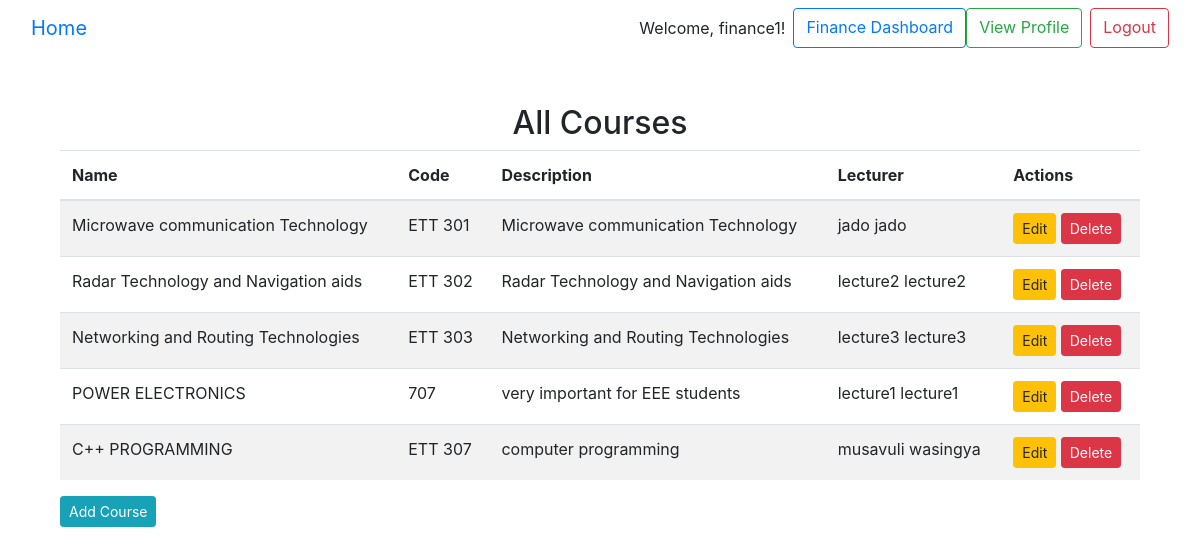
Page /courses/ (signed in) on the committed database.
### core/models.py (models this page shows, shortened)
class CustomUser(AbstractUser):
    ROLE_CHOICES = [
        ('admin', 'Admin'),
        ('hod', 'Head of Department'),
        ('lecturer', 'Lecturer'),
        ('finance', 'Finance Employee'),
        ('security', 'Security Employee'),
    ]
    is_hod = models.BooleanField(default=False)
    is_finance_employee = models.BooleanField(default=False)
    is_security_employee = models.BooleanField(default=False)
    is_lecturer = models.BooleanField(default=False)
    role = models.CharField(max_length=20, choices=ROLE_CHOICES)
    photo = models.ImageField(upload_to='user_photos/', blank=True, null=True)

### courses/models.py (models this page shows, shortened)
class Course(models.Model):
    code = models.CharField(max_length=10, unique=True, default='DEFAULT123')
    name = models.CharField(max_length=255)
    description = models.TextField()
    lecturer = models.ForeignKey(CustomUser, on_delete=models.SET_NULL, null=True, limit_choices_to={'role': 'lecturer'})
    assigned_class = models.ForeignKey(Class, on_delete=models.CASCADE, related_name='courses', null=True)
    created_by = models.ForeignKey(CustomUser, on_delete=models.SET_NULL, null=True, related_name='courses_created')
    created_at = models.DateTimeField(auto_now_add=True)

### courses/views.py (the view)
# urls.py: path('', list_courses, name='list_courses'),
@login_required
def list_courses(request):
    courses = Course.objects.all()
    return render(request, 'courses/list_courses.html', {'courses': courses})

### courses/templates/courses/list_courses.html (shortened to what this page needs)
{% extends 'base.html' %}
{% block content %}
<div class="container mt-5">
    <h2 class="text-center">All Courses</h2>
    <table class="table table-striped">
        <thead>
            <tr>
                <th>Name</th>
                <th>Code</th>
                <th>Description</th>
                <th>Lecturer</th>
                <th>Actions</th>
            </tr>
        </thead>
        <tbody>
            {% for course in courses %}
            <tr>
                <td>{{ course.name }}</td>
                <td>{{ course.code }}</td>
                <td>{{ course.description }}</td>
                <td>{{ course.lecturer.first_name }} {{ course.lecturer.last_name }}</td>
                <td>
                    <a href="{% url 'courses:update_course' course.id %}" class="btn btn-warning btn-sm">Edit</a>
                    <a href="{% url 'courses:delete_course' course.id %}" class="btn btn-danger btn-sm" onclick="return confirm('Are you sure you want to delete this course?');">Delete</a>
                </td>
            </tr>
            {% endfor %}
        </tbody>
    </table>
    <a href="{% url 'courses:create_course' %}" class="btn btn-info btn-sm">Add Course</a>
</div>
{% endblock %}

### core/templates/base.html (shortened to what this page needs)
<!DOCTYPE html>
<html lang="en">
<head>
    <link href="https://maxcdn.bootstrapcdn.com/bootstrap/4.5.2/css/bootstrap.min.css" rel="stylesheet">
</head>
<body>
    <nav class="navbar navbar-expand-lg bg-body-tertiary">
        <div class="container-fluid">
            <a class="navbar-brand" href="{% url 'core:home' %}">Home</a>
          <form class="d-flex" role="search">
            {% if user.is_authenticated %}
                <span class="navbar-text">Welcome, {{ user.username }}!</span>
                {% if user.is_hod %}
                    <a href="{% url 'dashboard:hod_dashboard' %}" class="btn btn-outline-primary ml-2">HOD Dashboard</a>
                {% elif user.is_lecturer %}
                    <a href="{% url 'dashboard:lecturer_dashboard' %}" class="btn btn-outline-primary ml-2">Lecturer Dashboard</a>
                {% elif user.is_finance_employee %}
                    <a href="{% url 'dashboard:finance_dashboard' %}" class="btn btn-outline-primary ml-2">Finance Dashboard</a>
                {% elif user.is_security_employee %}
                    <a href="{% url 'dashboard:security_dashboard' %}" class="btn btn-outline-primary ml-2">Security Dashboard</a>
                {% endif %}
                <a href="{% url 'core:profile' %}" class="btn btn-outline-success">View Profile</a>
                <a href="{% url 'core:logout' %}" class="btn btn-outline-danger ml-2">Logout</a>
            {% else %}
                <a href="{% url 'core:login' %}" class="btn btn-outline-primary ml-2">Login</a>
            {% endif %}
          </form>
        </div>
    </nav>
    <div class="container mt-4">
        {% block content %}{% endblock %}
    </div>
</body>
</html>

### rows in the picture
CustomUser: username "finance1"
Course: name "Microwave communication Technology", code "ETT 301", description "Microwave communication Technology", lecturer.first_name "jado", lecturer.last_name "jado"
Course: name "Radar Technology and Navigation aids", code "ETT 302", description "Radar Technology and Navigation aids", lecturer.first_name "lecture2", lecturer.last_name "lecture2"
Course: name "Networking and Routing Technologies", code "ETT 303", description "Networking and Routing Technologies", lecturer.first_name "lecture3", lecturer.last_name "lecture3"
Course: name "POWER ELECTRONICS", code "707", description "very important for EEE students", lecturer.first_name "lecture1", lecturer.last_name "lecture1"
Course: name "C++ PROGRAMMING", code "ETT 307", description "computer programming", lecturer.first_name "musavuli", lecturer.last_name "wasingya"
